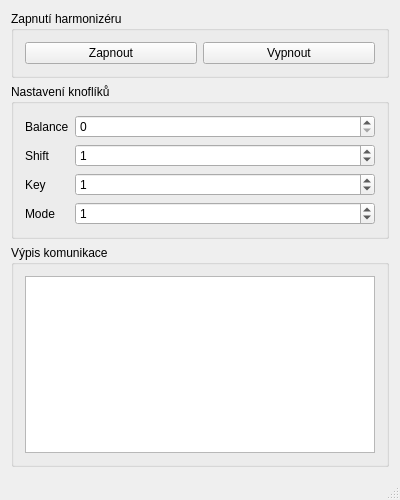
<?xml version="1.0" encoding="UTF-8"?>
<ui version="4.0">
 <class>Harmonizer</class>
 <widget class="QMainWindow" name="Harmonizer">
  <property name="geometry">
   <rect>
    <x>0</x>
    <y>0</y>
    <width>400</width>
    <height>500</height>
   </rect>
  </property>
  <property name="minimumSize">
   <size>
    <width>400</width>
    <height>500</height>
   </size>
  </property>
  <property name="maximumSize">
   <size>
    <width>400</width>
    <height>1000</height>
   </size>
  </property>
  <property name="windowTitle">
   <string>Harmonizer</string>
  </property>
  <widget class="QWidget" name="PrimarySizer">
   <layout class="QVBoxLayout" name="verticalLayout_3">
    <item>
     <widget class="QGroupBox" name="groupZapnuti">
      <property name="title">
       <string>Zapnutí harmonizéru</string>
      </property>
      <layout class="QHBoxLayout" name="horizontalLayout">
       <item>
        <widget class="QPushButton" name="butZapnout">
         <property name="text">
          <string>Zapnout</string>
         </property>
        </widget>
       </item>
       <item>
        <widget class="QPushButton" name="butVypnout">
         <property name="text">
          <string>Vypnout</string>
         </property>
        </widget>
       </item>
      </layout>
     </widget>
    </item>
    <item>
     <widget class="QGroupBox" name="groupNastaveni">
      <property name="title">
       <string>Nastavení knoflíků</string>
      </property>
      <layout class="QFormLayout" name="formLayout">
       <item row="0" column="1">
        <widget class="QSpinBox" name="spinBalance">
         <property name="maximum">
          <number>4095</number>
         </property>
         <property name="singleStep">
          <number>100</number>
         </property>
        </widget>
       </item>
       <item row="1" column="1">
        <widget class="QSpinBox" name="spinShift">
         <property name="minimum">
          <number>0</number>
         </property>
         <property name="maximum">
          <number>10</number>
         </property>
         <property name="value">
          <number>1</number>
         </property>
        </widget>
       </item>
       <item row="2" column="1">
        <widget class="QSpinBox" name="spinKey">
         <property name="minimum">
          <number>0</number>
         </property>
         <property name="maximum">
          <number>11</number>
         </property>
         <property name="value">
          <number>1</number>
         </property>
        </widget>
       </item>
       <item row="3" column="1">
        <widget class="QSpinBox" name="spinMode">
         <property name="minimum">
          <number>0</number>
         </property>
         <property name="maximum">
          <number>4</number>
         </property>
         <property name="value">
          <number>1</number>
         </property>
        </widget>
       </item>
       <item row="0" column="0">
        <widget class="QLabel" name="label">
         <property name="text">
          <string>Balance</string>
         </property>
        </widget>
       </item>
       <item row="1" column="0">
        <widget class="QLabel" name="label_2">
         <property name="text">
          <string>Shift</string>
         </property>
        </widget>
       </item>
       <item row="2" column="0">
        <widget class="QLabel" name="label_3">
         <property name="text">
          <string>Key</string>
         </property>
        </widget>
       </item>
       <item row="3" column="0">
        <widget class="QLabel" name="label_4">
         <property name="text">
          <string>Mode</string>
         </property>
        </widget>
       </item>
      </layout>
     </widget>
    </item>
    <item>
     <widget class="QGroupBox" name="groupBox">
      <property name="maximumSize">
       <size>
        <width>10000</width>
        <height>16777215</height>
       </size>
      </property>
      <property name="title">
       <string>Výpis komunikace</string>
      </property>
      <layout class="QVBoxLayout" name="verticalLayout_2">
       <item>
        <widget class="QPlainTextEdit" name="memo"/>
       </item>
      </layout>
     </widget>
    </item>
   </layout>
  </widget>
  <widget class="QStatusBar" name="statusBar"/>
 </widget>
 <layoutdefault spacing="6" margin="11"/>
 <resources/>
 <connections/>
</ui>
